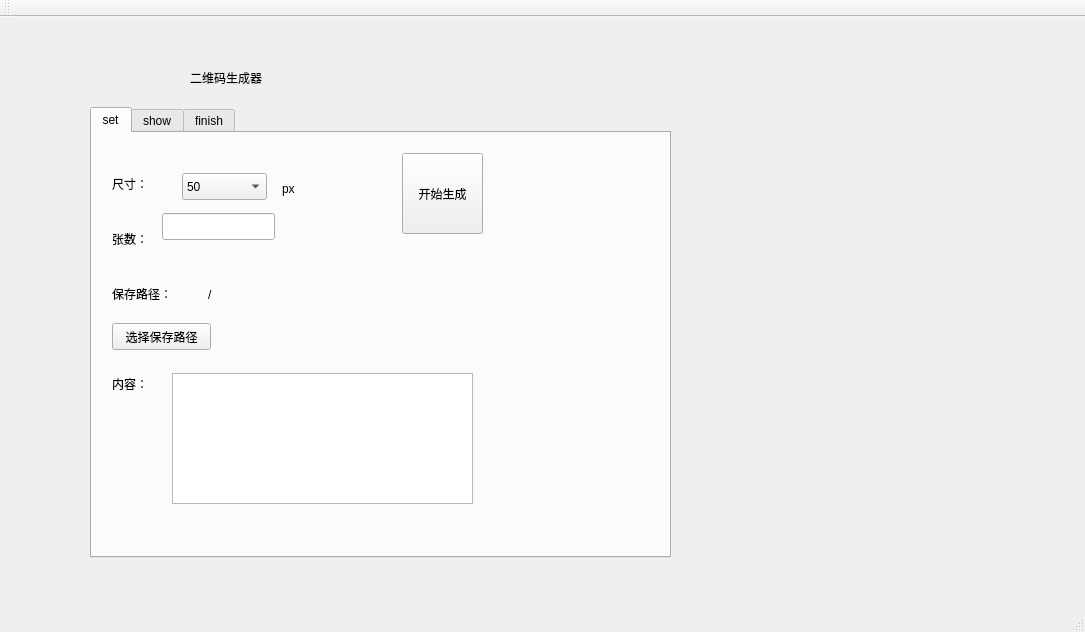
<?xml version="1.0" encoding="UTF-8"?>
<ui version="4.0">
 <class>MainWindow</class>
 <widget class="QMainWindow" name="MainWindow">
  <property name="geometry">
   <rect>
    <x>0</x>
    <y>0</y>
    <width>1085</width>
    <height>632</height>
   </rect>
  </property>
  <property name="windowTitle">
   <string>MainWindow</string>
  </property>
  <widget class="QWidget" name="centralWidget">
   <widget class="QTabWidget" name="tabWidget">
    <property name="geometry">
     <rect>
      <x>90</x>
      <y>90</y>
      <width>581</width>
      <height>451</height>
     </rect>
    </property>
    <property name="currentIndex">
     <number>0</number>
    </property>
    <widget class="QWidget" name="set">
     <attribute name="title">
      <string>set</string>
     </attribute>
     <widget class="QLabel" name="set_size_name">
      <property name="geometry">
       <rect>
        <x>20</x>
        <y>30</y>
        <width>81</width>
        <height>41</height>
       </rect>
      </property>
      <property name="text">
       <string>尺寸：</string>
      </property>
     </widget>
     <widget class="QLabel" name="set_num_name">
      <property name="geometry">
       <rect>
        <x>20</x>
        <y>80</y>
        <width>81</width>
        <height>51</height>
       </rect>
      </property>
      <property name="text">
       <string>张数：</string>
      </property>
     </widget>
     <widget class="QLabel" name="set_content_name">
      <property name="geometry">
       <rect>
        <x>20</x>
        <y>220</y>
        <width>91</width>
        <height>61</height>
       </rect>
      </property>
      <property name="text">
       <string>内容：</string>
      </property>
     </widget>
     <widget class="QComboBox" name="set_size">
      <property name="geometry">
       <rect>
        <x>90</x>
        <y>40</y>
        <width>85</width>
        <height>27</height>
       </rect>
      </property>
      <item>
       <property name="text">
        <string>50</string>
       </property>
      </item>
      <item>
       <property name="text">
        <string>100</string>
       </property>
      </item>
      <item>
       <property name="text">
        <string>150</string>
       </property>
      </item>
      <item>
       <property name="text">
        <string>200</string>
       </property>
      </item>
      <item>
       <property name="text">
        <string>250</string>
       </property>
      </item>
      <item>
       <property name="text">
        <string>300</string>
       </property>
      </item>
      <item>
       <property name="text">
        <string>350</string>
       </property>
      </item>
     </widget>
     <widget class="QLineEdit" name="set_num">
      <property name="geometry">
       <rect>
        <x>70</x>
        <y>80</y>
        <width>113</width>
        <height>27</height>
       </rect>
      </property>
     </widget>
     <widget class="QPlainTextEdit" name="set_content">
      <property name="geometry">
       <rect>
        <x>80</x>
        <y>240</y>
        <width>301</width>
        <height>131</height>
       </rect>
      </property>
     </widget>
     <widget class="QPushButton" name="set_start">
      <property name="geometry">
       <rect>
        <x>310</x>
        <y>20</y>
        <width>81</width>
        <height>81</height>
       </rect>
      </property>
      <property name="text">
       <string>开始生成</string>
      </property>
     </widget>
     <widget class="QLabel" name="set_size_px">
      <property name="geometry">
       <rect>
        <x>190</x>
        <y>40</y>
        <width>67</width>
        <height>31</height>
       </rect>
      </property>
      <property name="text">
       <string>px</string>
      </property>
     </widget>
     <widget class="QLabel" name="set_path_name">
      <property name="geometry">
       <rect>
        <x>20</x>
        <y>140</y>
        <width>81</width>
        <height>41</height>
       </rect>
      </property>
      <property name="text">
       <string>保存路径：</string>
      </property>
     </widget>
     <widget class="QLabel" name="set_path">
      <property name="geometry">
       <rect>
        <x>116</x>
        <y>146</y>
        <width>91</width>
        <height>31</height>
       </rect>
      </property>
      <property name="text">
       <string>/</string>
      </property>
     </widget>
     <widget class="QPushButton" name="set_path_click">
      <property name="geometry">
       <rect>
        <x>20</x>
        <y>190</y>
        <width>99</width>
        <height>27</height>
       </rect>
      </property>
      <property name="text">
       <string>选择保存路径</string>
      </property>
     </widget>
    </widget>
    <widget class="QWidget" name="show">
     <attribute name="title">
      <string>show</string>
     </attribute>
     <widget class="writeQRCode" name="show_qrcode">
      <property name="geometry">
       <rect>
        <x>50</x>
        <y>220</y>
        <width>181</width>
        <height>161</height>
       </rect>
      </property>
      <property name="text">
       <string>TextLabel</string>
      </property>
     </widget>
     <widget class="QPushButton" name="show_stop">
      <property name="geometry">
       <rect>
        <x>180</x>
        <y>60</y>
        <width>81</width>
        <height>61</height>
       </rect>
      </property>
      <property name="text">
       <string>停止</string>
      </property>
     </widget>
     <widget class="QLabel" name="show_plain_text">
      <property name="geometry">
       <rect>
        <x>50</x>
        <y>50</y>
        <width>81</width>
        <height>31</height>
       </rect>
      </property>
      <property name="text">
       <string>TextLabel</string>
      </property>
     </widget>
     <widget class="QLabel" name="shoe_cipher_text">
      <property name="geometry">
       <rect>
        <x>50</x>
        <y>90</y>
        <width>81</width>
        <height>31</height>
       </rect>
      </property>
      <property name="text">
       <string>TextLabel</string>
      </property>
     </widget>
     <widget class="QLabel" name="show_dis">
      <property name="geometry">
       <rect>
        <x>50</x>
        <y>130</y>
        <width>81</width>
        <height>31</height>
       </rect>
      </property>
      <property name="text">
       <string>TextLabel</string>
      </property>
     </widget>
     <widget class="QLabel" name="show_num">
      <property name="geometry">
       <rect>
        <x>50</x>
        <y>170</y>
        <width>81</width>
        <height>31</height>
       </rect>
      </property>
      <property name="text">
       <string>TextLabel</string>
      </property>
     </widget>
    </widget>
    <widget class="QWidget" name="finish">
     <attribute name="title">
      <string>finish</string>
     </attribute>
     <widget class="QLabel" name="finish_num">
      <property name="geometry">
       <rect>
        <x>180</x>
        <y>110</y>
        <width>71</width>
        <height>51</height>
       </rect>
      </property>
      <property name="text">
       <string>TextLabel</string>
      </property>
     </widget>
     <widget class="QPushButton" name="finish_goback">
      <property name="geometry">
       <rect>
        <x>180</x>
        <y>260</y>
        <width>99</width>
        <height>27</height>
       </rect>
      </property>
      <property name="text">
       <string>返回首页</string>
      </property>
     </widget>
    </widget>
   </widget>
   <widget class="QLabel" name="Title">
    <property name="geometry">
     <rect>
      <x>190</x>
      <y>30</y>
      <width>251</width>
      <height>61</height>
     </rect>
    </property>
    <property name="text">
     <string>二维码生成器</string>
    </property>
   </widget>
  </widget>
  <widget class="QMenuBar" name="menuBar">
   <property name="geometry">
    <rect>
     <x>0</x>
     <y>0</y>
     <width>1085</width>
     <height>25</height>
    </rect>
   </property>
  </widget>
  <widget class="QToolBar" name="mainToolBar">
   <attribute name="toolBarArea">
    <enum>TopToolBarArea</enum>
   </attribute>
   <attribute name="toolBarBreak">
    <bool>false</bool>
   </attribute>
  </widget>
  <widget class="QStatusBar" name="statusBar"/>
 </widget>
 <layoutdefault spacing="6" margin="11"/>
 <customwidgets>
  <customwidget>
   <class>writeQRCode</class>
   <extends>QLabel</extends>
   <header location="global">writeQRCode.h</header>
  </customwidget>
 </customwidgets>
 <resources/>
 <connections/>
</ui>
